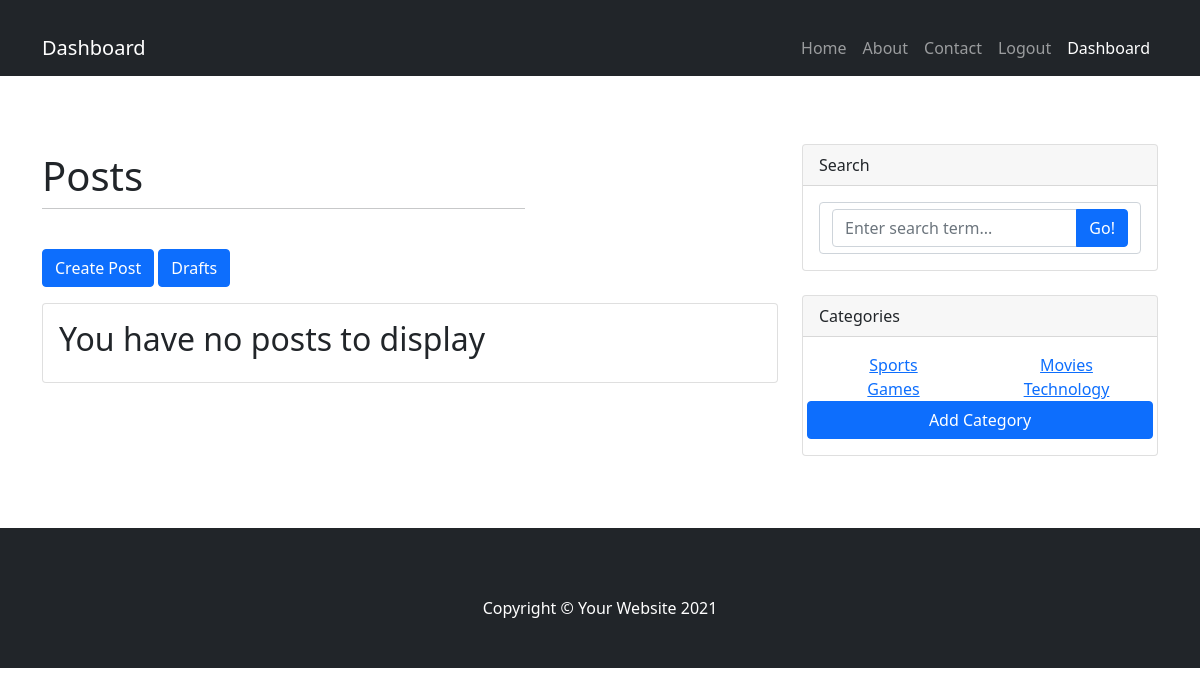
Page /dashboard/ (signed in) on the earlier database version.
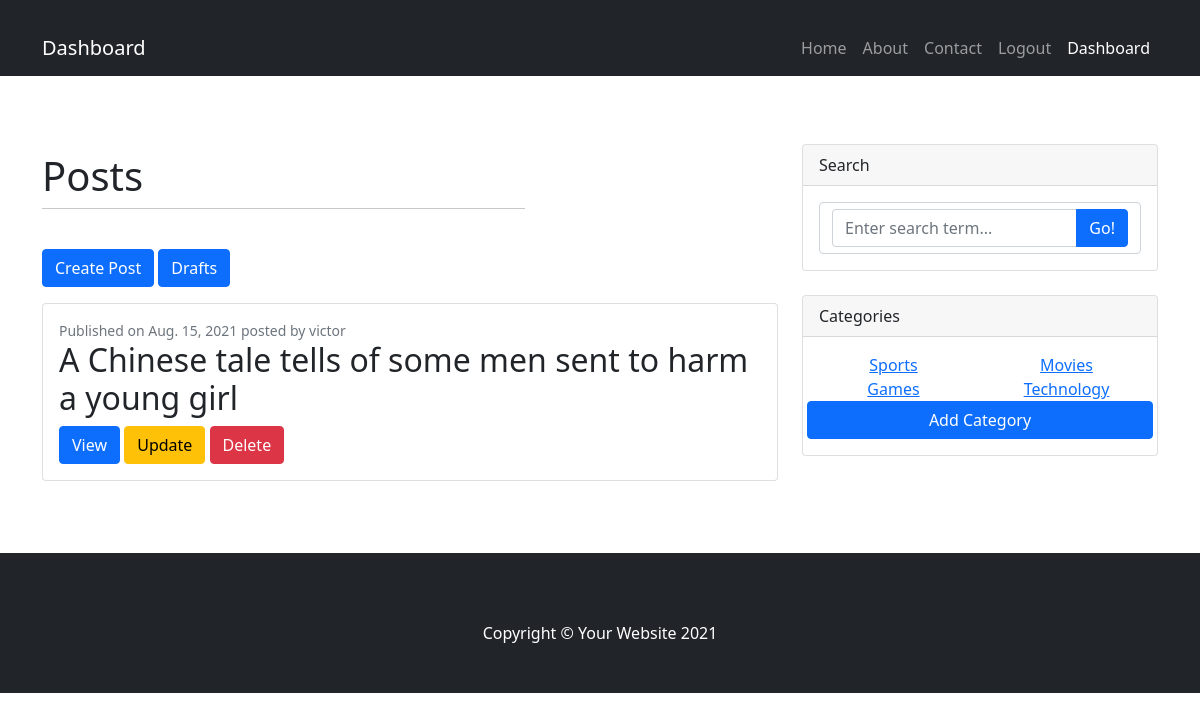
Same page on the later database version.
### blog/models.py (models this page shows, shortened)
class Post(models.Model):
    author = models.ForeignKey(User, on_delete=models.CASCADE)
    title = models.CharField(max_length=200)
    content = models.TextField()
    slug = models.SlugField(allow_unicode=True, unique=True, blank=True)
    image = models.ImageField(default='post.jpg', upload_to='post_pics/')
    created_date = models.DateField(default=timezone.now)
    published_date = models.DateField(blank=True, null=True)
    category = models.ForeignKey('blog.category', on_delete=models.CASCADE)

class Category(models.Model):
    name = models.CharField(max_length=200, unique=True)
    slug = models.SlugField(allow_unicode=True, unique=True, blank=True)
    class Meta:
        verbose_name_plural = 'Categories'

### blog/views.py (the view)
# urls.py: path('dashboard/', views.DashBoardView.as_view(), name='dashboard'),
class DashBoardView(CategoryMixin, ListView):
    context_object_name = "posts"
    template_name = 'dashboard/dpost_list.html'
    model = Post
    def get_context_data(self, **kwargs):
        context = super(DashBoardView, self).get_context_data(**kwargs)
        d_posts = self.get_dposts()
        context['d_posts'] = d_posts
        context['page_obj'] = d_posts
        return context
    def get_dposts(self):
        queryset = Post.objects.filter(author_id=self.request.user)
        paginator = Paginator(queryset,10)
        page = self.request.GET.get('page')
        d_posts = paginator.get_page(page)
        return d_posts

### blog/views.py (called while the page is built)
    def get_categories(self):
        return Category.objects.all()

    def get_context_data(self, **kwargs):
        context = super(CategoryMixin, self).get_context_data(**kwargs)
        context['categories'] = self.get_categories()
        return context

### blog/templates/dashboard/dpost_list.html (shortened to what this page needs)
{% extends 'dashboard/d_base.html'%}
{% block content %}
        <div class="container">
            <div class="row py-5">
                <div class="col-lg-8">
                    <div class="row justify-content-left">
                        <div class="col-8">
                          <h1 class="mt-2">Posts</h1>
                          <hr class="mt-0 mb-4">
                        <a class="btn btn-primary my-3" href="{% url 'post_create' %}">Create Post</a>
                        <a class="btn btn-primary my-3" href="{% url 'post_drafts' %}">Drafts</a>
                        </div>
                    </div>
                    {% for post in d_posts %}
                        {% if post.published_date %}
                        <div class="card mb-4">
                            <div class="card-body">
                                <div class="small text-muted">Published on {{ post.published_date }} posted by {{ post.author.username }}</div>
                                <h2 class="card-title">{{ post.title }}</h2>
                                <a class="btn btn-primary" href="#">View</a>
                                <a class="btn btn-warning" href="#">Update</a>
                                <a class="btn btn-danger" href="#">Delete</a>
                            </div>
                        </div>
                        {% else %}
                        <div class="card mb-4">
                            <div class="card-body">
                                <h2 class="card-title">You have no posts to display</h2>
                            </div>
                        </div>
                        {% endif %}
                    {% endfor %}
                </div>
                <div class="col-lg-4">
                    <div class="card mb-4">
                        <div class="card-header">Search</div>
                        <div class="card-body">
                            <form class="form-control" method="GET" action="{% url 'search_result' %}">
                            <div class="input-group">
                                <input class="form-control" name="q" type="text" placeholder="Enter search term..." aria-label="Enter search term..." aria-describedby="button-search" />
                                <button class="btn btn-primary" id="button-search" type="submit">Go!</button>
                            </div>
                            </form>
                        </div>
                    </div>
                    <div class="card mb-4">
                        <div class="card-header">Categories</div>
                        <div class="card-body">
                            <div class="row">
                                {% for category in categories %}
                                <div class="col-sm-6 text-center">
                                    <ul class="list-unstyled mb-0">
                                        <li><a href="{% url 'category_detail' slug=category.slug %}">{{ category.name }}</a></li>
                                    </ul>
                                </div>
                                {% endfor %}
                                <br>
                                <a class="btn btn-primary" href="#">Add Category</a>
                            </div>
                        </div>
                    </div>
                </div>
            </div>
        </div>
 {% endblock %}

### blog/templates/dashboard/d_base.html (shortened to what this page needs)
<!DOCTYPE html>
{% load static %}
<html lang="en">
    <head>
        <link href="{% static 'css/styles.css' %}" rel="stylesheet" />
    </head>
    <body>
        <nav class="navbar navbar-expand-lg navbar-dark bg-dark">
            <div class="container">
                <a class="navbar-brand" href="#!">Dashboard</a>
                <div class="collapse navbar-collapse" id="navbarSupportedContent">
                    <ul class="navbar-nav ms-auto mb-2 mb-lg-0">
                        <li class="nav-item"><a class="nav-link" href="{% url 'post_list' %}">Home</a></li>
                        <li class="nav-item"><a class="nav-link" href="#!">About</a></li>
                        <li class="nav-item"><a class="nav-link" href="#!">Contact</a></li>
                        {% if user.is_authenticated %}
                        <li class="nav-item"><a class="nav-link" href="{% url 'accounts:logout' %}">Logout</a></li>
                        <li class="nav-item"><a class="nav-link active" aria-current="page" href="{% url 'dashboard' %}">Dashboard</a></li>
                        {% else %}
                        <li class="nav-item"><a class="nav-link" href="{% url 'accounts:login' %}">Login</a></li>
                        <li class="nav-item"><a class="nav-link" href="{% url 'accounts:signup' %}">Sign Up</a></li>
                        {% endif %}
                    </ul>
                </div>
            </div>
        </nav>
    {% block content %}
        {% endblock %}
        <footer class="py-5 bg-dark">
            <div class="container"><p class="m-0 text-center text-white">Copyright &copy; Your Website 2021</p></div>
        </footer>
    </body>
</html>

Differences in the rows shown:
changed Post: published_date (not shown) → "Aug. 15, 2021"; author.username (not shown) → "victor"; title (not shown) → "A Chinese tale tells of some men sent to harm a young girl"; published_date "You have no posts to display" → "Published on posted by View Update Delete"
